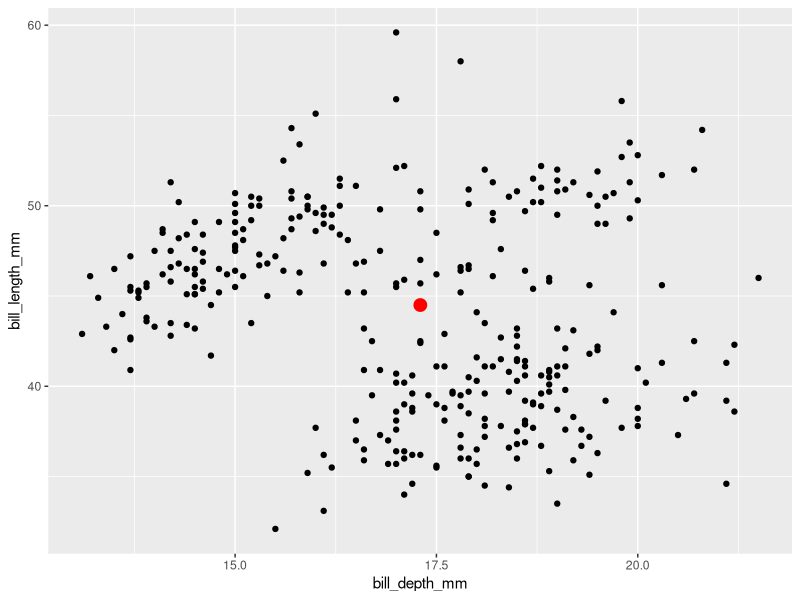
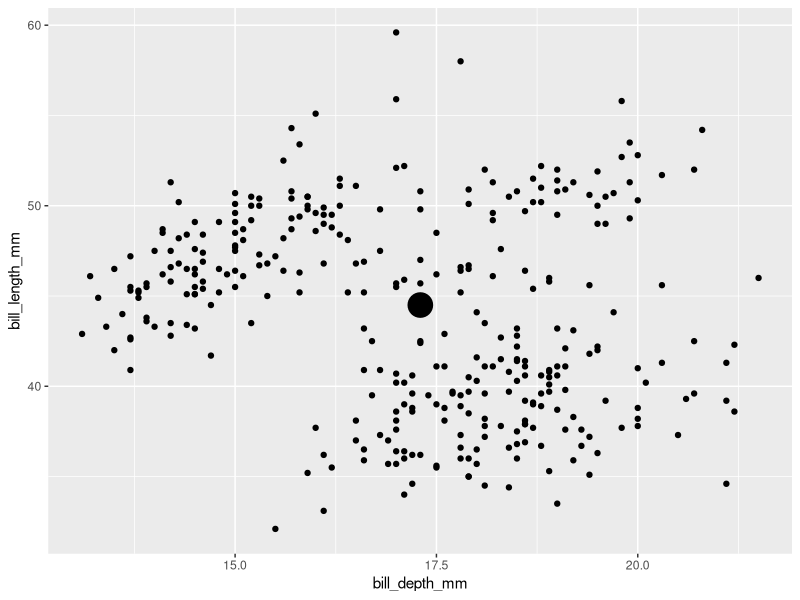
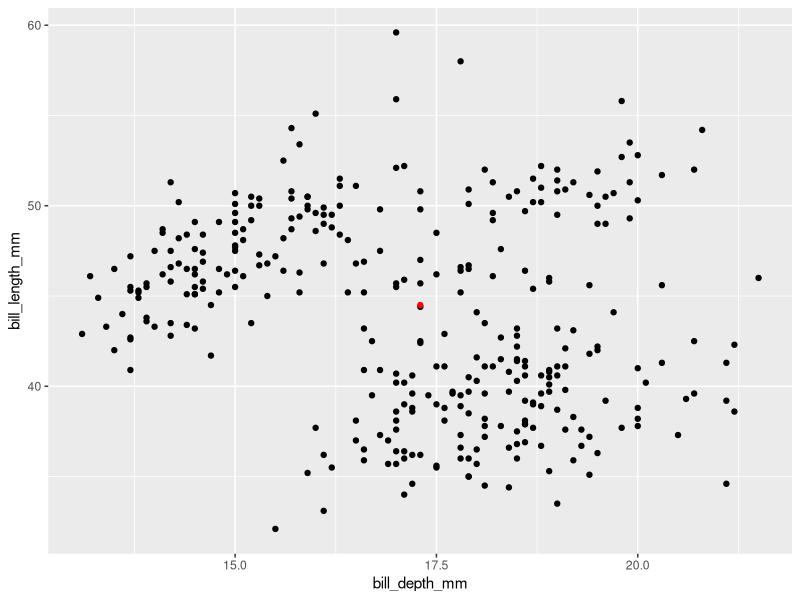
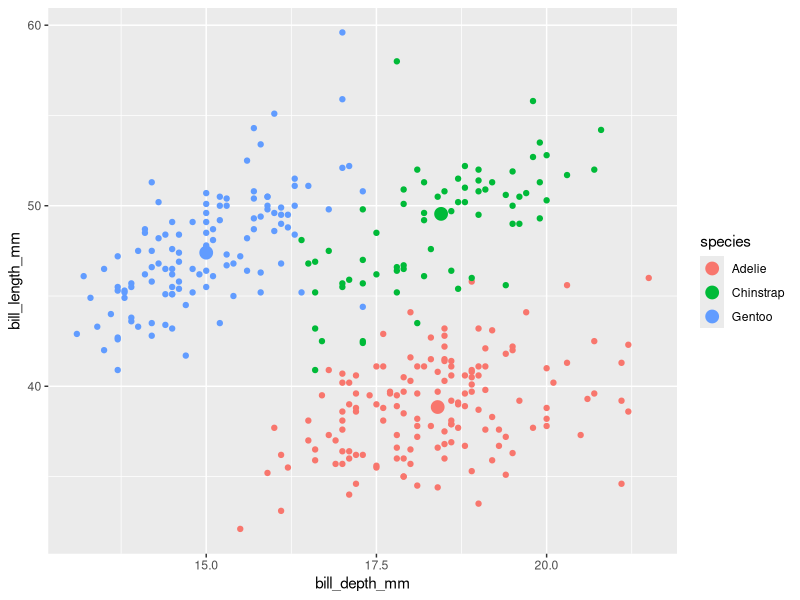
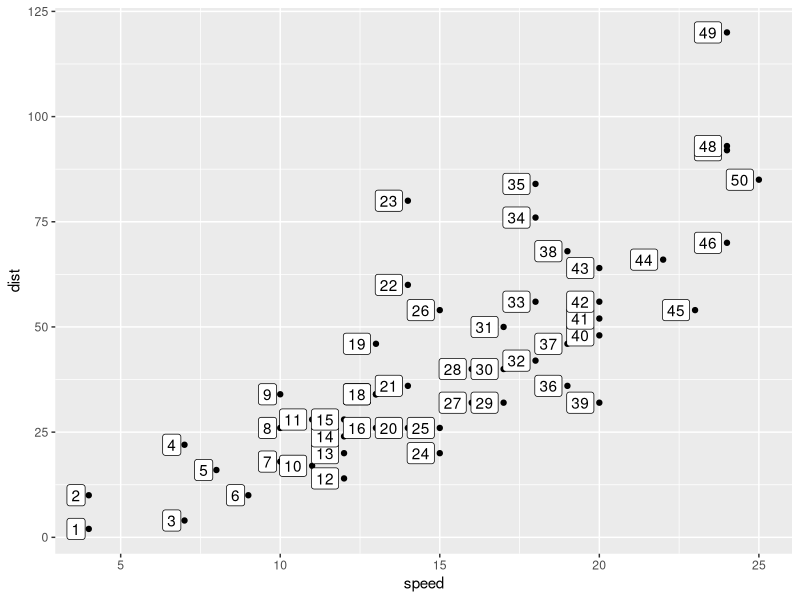
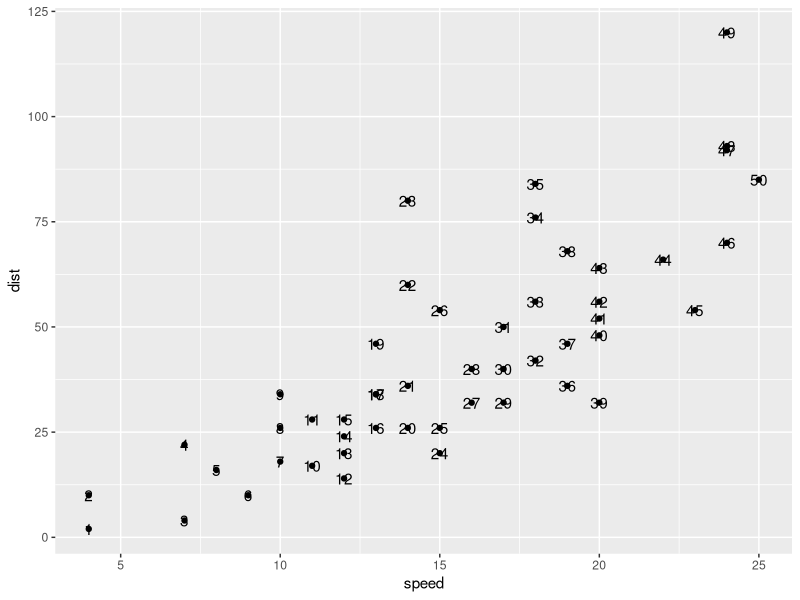
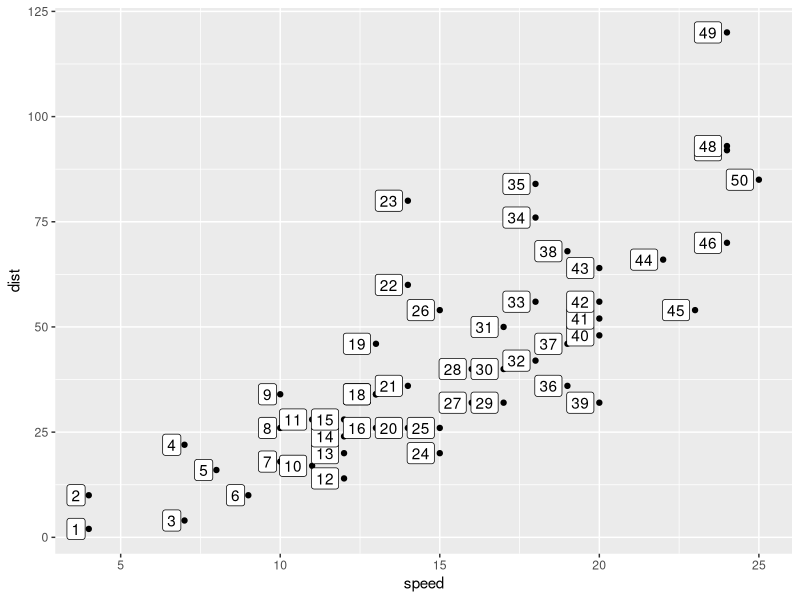
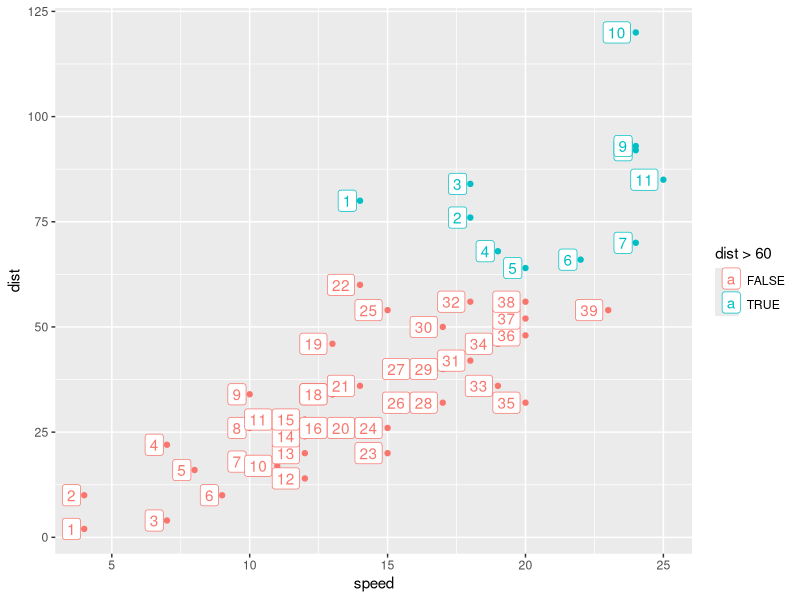

Write the R code that produced these figures, in order.
## ---- chunk 1
# This is the recommended set up for flipbooks
# you might think about setting cache to TRUE as you gain practice --- building flipbooks from scratch can be time consuming
knitr::opts_chunk$set(fig.width = 7, fig.height = 5, message = F, warning = FALSE, comment = "", cache = T)

options(tibble.print_min = 55)
options(knitr.duplicate.label = "allow")
options(width=300) # prevents data wrapping
## ---- chunk 2
knitr::opts_chunk$set(echo = TRUE, message = F, warning = F)
## ---- chunk 3
library(tidyverse)
library(palmerpenguins)

penguins <- remove_missing(penguins)

penguins %>% 
  summarize(bill_length_mm_median = median(bill_length_mm),
            bill_depth_mm_median = median(bill_depth_mm)) ->
penguins_medians

penguins %>% 
  ggplot() + 
  aes(x = bill_depth_mm) + 
  aes(y = bill_length_mm) + 
  geom_point() + 
  geom_point(data = penguins_medians,
    color = "red", size = 4,
             aes(x = bill_depth_mm_median,
                 y = bill_length_mm_median))
## ---- chunk 4
compute_group_xy_medians <- function(data, 
                                     scales){
  data %>% 
    summarize(x = median(x),
              y = median(y))
}

# And use computation function to test it
penguins %>%
  # function requires dataframe
  # with columns named x and y
  select(x = bill_depth_mm, 
         y = bill_length_mm) %>%
  compute_group_xy_medians()
## ---- chunk 5
# define new Stat
StatXymedians <- ggplot2::ggproto(
  `_class` = "StatXymedians",    # declare new Stat
  `_inherit` = ggplot2::Stat,    # inherit behavior of generic stat
  required_aes = c("x", "y"),    # declare required variable mappings
  compute_group = compute_group_xy_medians  # pass computation definition for stat
  )

# test new stat w ggplot2 layer function
penguins %>% 
  ggplot() + 
  aes(x = bill_depth_mm) + 
  aes(y = bill_length_mm) + 
  geom_point() + 
  layer(geom = GeomPoint, 
        stat = StatXymedians, 
        position = "identity", 
        params = list(size = 8)) 
## ---- chunk 6
geom_point_xy_medians <- function(
  mapping = NULL, # global aesthetics will be used if NULL
  data = NULL, # global data will be used if NULL
  position = "identity", 
  na.rm = FALSE, 
  show.legend = NA,
  inherit.aes = TRUE, 
  ...  ){ # many other arguments can be used specific to  the Geom thats used in layer and to computation definition
ggplot2::layer(
    stat = StatXymedians, 
    geom = ggplot2::GeomPoint, 
    data = data, 
    mapping = mapping,
    position = position, 
    show.legend = show.legend, 
    inherit.aes = inherit.aes,
    params = list(na.rm = na.rm, ...)
  )
  
}
## ---- chunk 7
penguins %>%
  ggplot()+
  aes(x = bill_depth_mm, 
      y = bill_length_mm) +
  geom_point() +
  geom_point_xy_medians(color = "red")
## ---- chunk 8
penguins %>%
  ggplot() +
  aes(x = bill_depth_mm, 
      y = bill_length_mm, 
      color = species) +
  geom_point() +
  geom_point_xy_medians(size = 4)
## ---- chunk 9
cars %>% 
  mutate(id_number = 1:n()) %>% 
  ggplot() + 
  aes(x = speed, y = dist) + 
  geom_point() + 
  geom_label(aes(label = id_number), 
             hjust = 1.2)
## ---- chunk 10
# you won't use the scales argument, but ggplot will later
compute_group_row_number <- function(data,
                                     scales){
  
  data %>% 
    # add an additional column called label
    # the geom we inherit from requires the label aesthetic
    mutate(label = 1:n())
  
}

# step 1b test the computation function 
cars %>% 
  # input must have required aesthetic inputs as columns
  select(x = speed, 
         y = dist) %>% 
  compute_group_row_number()
## ---- chunk 11
StatRownumber <- ggplot2::ggproto(
  `_class` = "StatRownumber",
  `_inherit` = ggplot2::Stat,
  required_aes = c("x", "y"),
  compute_group = compute_group_row_number
  )


## Step 2.b: test
cars %>% 
  mutate(id_number = 1:n()) %>% 
  ggplot() + 
  aes(x = speed, y = dist) + 
  geom_point() + 
  layer(geom = GeomText,
        stat = StatRownumber,
        position = "identity")
## ---- chunk 12
geom_label_row_number <- function(
  mapping = NULL, 
  data = NULL,
  position = "identity", 
  na.rm = FALSE,
  show.legend = NA,
  inherit.aes = TRUE, ...) {
  
  ggplot2::layer(
    stat = StatRownumber, # proto object from Step 2
    geom = ggplot2::GeomLabel, # inherit other behavior
    data = data, 
    mapping = mapping,
    position = position, 
    show.legend = show.legend, 
    inherit.aes = inherit.aes,
    params = list(na.rm = na.rm, ...)
    
  )
}
## ---- chunk 13
cars %>% 
  ggplot() + 
  aes(x = speed, y = dist) + 
  geom_point() + 
  geom_label_row_number(hjust = 1.2) # function in action
## ---- chunk 14
last_plot() + 
  aes(color = dist > 60) 
## ---- chunk 15
model <- lm(formula = 
              bill_length_mm ~ bill_depth_mm, 
            data = penguins) 

penguins_w_fitted <- penguins %>% 
  mutate(fitted = model$fitted.values)


penguins %>% 
  ggplot() + 
  aes(x = bill_depth_mm, y = bill_length_mm) +
  geom_point() + 
  geom_smooth(method = "lm", se = F) + 
  geom_point(data = penguins_w_fitted,
             aes(y = fitted),
             color = "blue")
## ---- chunk 16
compute_group_lm_fitted <- function(data,
                                   scales){
  model<-lm(formula= y ~ x, data = data)
  data %>% 
    mutate(y=model$fitted.values)
}

# test out the function
penguins %>%
  # select to explicitly state the x and y inputs
  select(x = bill_depth_mm, 
         y = bill_length_mm) %>%
  compute_group_lm_fitted()
## ---- chunk 17
StatLmFitted <- ggplot2::ggproto(
  `_class` = "StatLmFitted",
  `_inherit` = ggplot2::Stat,
  required_aes = c("x", "y"),
  compute_group = compute_group_lm_fitted
  )
## ---- chunk 18
geom_point_lm_fitted <- function(
  mapping = NULL, data = NULL,
  position = "identity", 
  na.rm = FALSE,
  show.legend = NA,
  inherit.aes = TRUE, ...) {
  
  ggplot2::layer(
    stat = StatLmFitted, # proto object from step 2
    geom = ggplot2::GeomPoint, # inherit other behavior
    data = data, 
    mapping = mapping,
    position = position, 
    show.legend = show.legend, 
    inherit.aes = inherit.aes,
    params = list(na.rm = na.rm, ...)
  )
  
}
## ---- chunk 19
penguins %>% 
  ggplot() + 
  aes(x = bill_depth_mm, y = bill_length_mm) +
  geom_point() + 
  geom_smooth(method = "lm", se = F)+
  geom_point_lm_fitted(color = "blue")
## ---- chunk 20
penguins %>% 
  ggplot() + 
  aes(x = bill_depth_mm, 
      y = bill_length_mm) +
  geom_point() + 
  geom_smooth(method="lm", se= F) +
  geom_point_lm_fitted() + 
  facet_wrap(facets = vars(species))
## ---- chunk 21
model <- lm(formula = 
              bill_length_mm ~ bill_depth_mm, 
            data = penguins) 

penguins_w_fitted <- penguins %>% 
  mutate(fitted = model$fitted.values)

penguins %>% 
  ggplot() + 
  aes(x = bill_depth_mm, y = bill_length_mm) +
  geom_point() + 
  geom_smooth(method = "lm", se = F) + 
  geom_segment(data = penguins_w_fitted,
             aes(yend = fitted, xend = bill_depth_mm),
             color = "blue")
